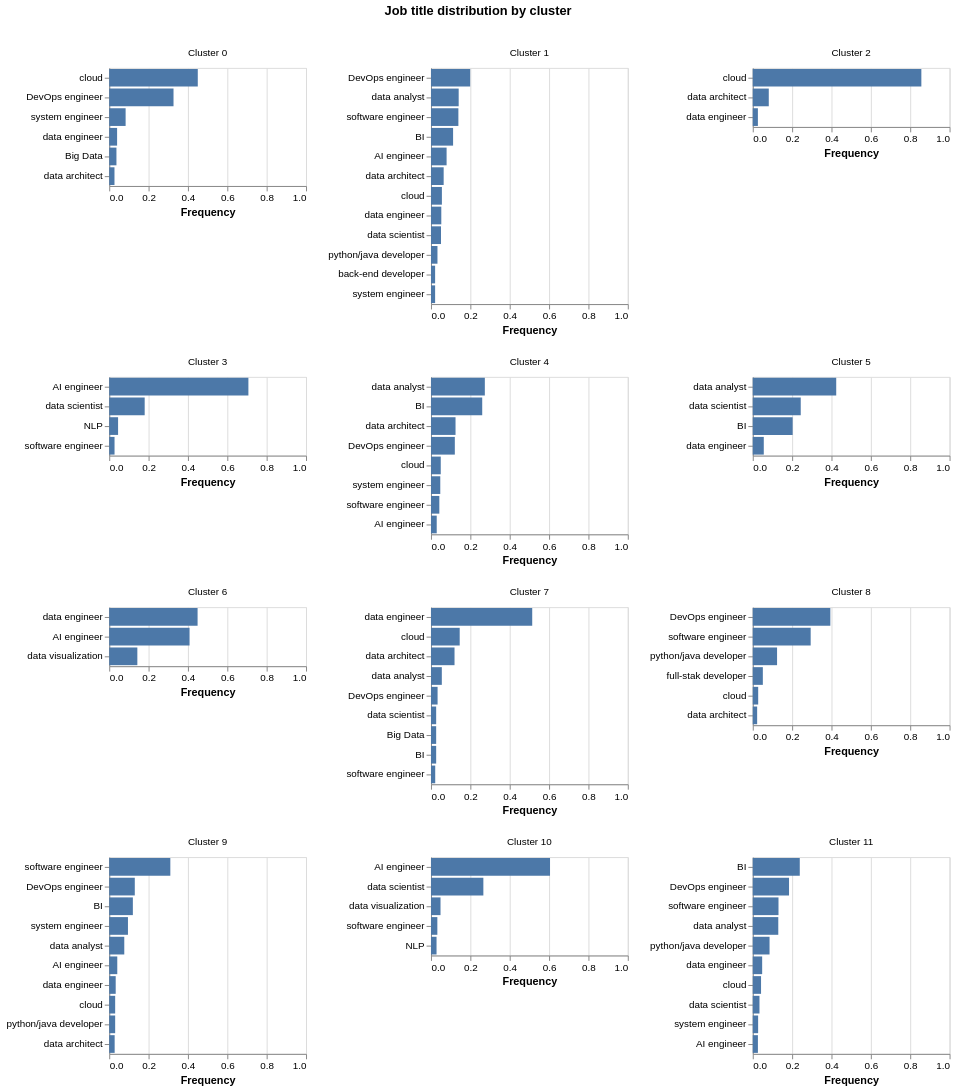

Vega-Lite specification stored for this chart:
### Vega-Lite specification from a JSON file in a GitHub repository (floating-point values rounded to 4 significant figures)
{"$schema": "https://vega.github.io/schema/vega-lite/v5.6.1.json", "config": {"legend": {"disable": true}, "view": {"continuousHeight": 300, "continuousWidth": 300}}, "data": {"name": "data-68e2f8843d42017a0a4de86bcb662795"}, "datasets": {"data-68e2f8843d42017a0a4de86bcb662795": [{"Job title": "Big Data", "freq": 11, "freq_rel": 0.0367, "label": 0, "nr cluster": "Cluster 0"}, {"Job title": "data engineer", "freq": 12, "freq_rel": 0.04, "label": 0, "nr cluster": "Cluster 0"}, {"Job title": "cloud", "freq": 135, "freq_rel": 0.45, "label": 0, "nr cluster": "Cluster 0"}, {"Job title": "DevOps engineer", "freq": 98, "freq_rel": 0.3267, "label": 0, "nr cluster": "Cluster 0"}, {"Job title": "system engineer", "freq": 25, "freq_rel": 0.0833, "label": 0, "nr cluster": "Cluster 0"}, {"Job title": "data architect", "freq": 8, "freq_rel": 0.0267, "label": 0, "nr cluster": "Cluster 0"}, {"Job title": "data analyst", "freq": 94, "freq_rel": 0.1407, "label": 1, "nr cluster": "Cluster 1"}, {"Job title": "BI", "freq": 75, "freq_rel": 0.1123, "label": 1, "nr cluster": "Cluster 1"}, {"Job title": "data scientist", "freq": 34, "freq_rel": 0.0509, "label": 1, "nr cluster": "Cluster 1"}, {"Job title": "data engineer", "freq": 35, "freq_rel": 0.0524, "label": 1, "nr cluster": "Cluster 1"}, {"Job title": "DevOps engineer", "freq": 133, "freq_rel": 0.1991, "label": 1, "nr cluster": "Cluster 1"}, {"Job title": "software engineer", "freq": 93, "freq_rel": 0.1392, "label": 1, "nr cluster": "Cluster 1"}, {"Job title": "back-end developer", "freq": 14, "freq_rel": 0.021, "label": 1, "nr cluster": "Cluster 1"}, {"Job title": "AI engineer", "freq": 53, "freq_rel": 0.0793, "label": 1, "nr cluster": "Cluster 1"}, {"Job title": "data architect", "freq": 43, "freq_rel": 0.0644, "label": 1, "nr cluster": "Cluster 1"}, {"Job title": "cloud", "freq": 37, "freq_rel": 0.0554, "label": 1, "nr cluster": "Cluster 1"}, {"Job title": "system engineer", "freq": 14, "freq_rel": 0.021, "label": 1, "nr cluster": "Cluster 1"}, {"Job title": "python/java developer", "freq": 22, "freq_rel": 0.0329, "label": 1, "nr cluster": "Cluster 1"}, {"Job title": "cloud", "freq": 263, "freq_rel": 0.8567, "label": 2, "nr cluster": "Cluster 2"}, {"Job title": "data architect", "freq": 25, "freq_rel": 0.0814, "label": 2, "nr cluster": "Cluster 2"}, {"Job title": "data engineer", "freq": 8, "freq_rel": 0.0261, "label": 2, "nr cluster": "Cluster 2"}, {"Job title": "AI engineer", "freq": 157, "freq_rel": 0.7072, "label": 3, "nr cluster": "Cluster 3"}, {"Job title": "data scientist", "freq": 40, "freq_rel": 0.1802, "label": 3, "nr cluster": "Cluster 3"}, {"Job title": "software engineer", "freq": 6, "freq_rel": 0.027, "label": 3, "nr cluster": "Cluster 3"}, {"Job title": "NLP", "freq": 10, "freq_rel": 0.045, "label": 3, "nr cluster": "Cluster 3"}, {"Job title": "data analyst", "freq": 226, "freq_rel": 0.2736, "label": 4, "nr cluster": "Cluster 4"}, {"Job title": "BI", "freq": 215, "freq_rel": 0.2603, "label": 4, "nr cluster": "Cluster 4"}, {"Job title": "cloud", "freq": 41, "freq_rel": 0.0496, "label": 4, "nr cluster": "Cluster 4"}, {"Job title": "AI engineer", "freq": 24, "freq_rel": 0.0291, "label": 4, "nr cluster": "Cluster 4"}, {"Job title": "DevOps engineer", "freq": 100, "freq_rel": 0.1211, "label": 4, "nr cluster": "Cluster 4"}, {"Job title": "data architect", "freq": 103, "freq_rel": 0.1247, "label": 4, "nr cluster": "Cluster 4"}, {"Job title": "system engineer", "freq": 39, "freq_rel": 0.0472, "label": 4, "nr cluster": "Cluster 4"}, {"Job title": "software engineer", "freq": 35, "freq_rel": 0.0424, "label": 4, "nr cluster": "Cluster 4"}, {"Job title": "data analyst", "freq": 341, "freq_rel": 0.4241, "label": 5, "nr cluster": "Cluster 5"}, {"Job title": "BI", "freq": 163, "freq_rel": 0.2027, "label": 5, "nr cluster": "Cluster 5"}, {"Job title": "data scientist", "freq": 196, "freq_rel": 0.2438, "label": 5, "nr cluster": "Cluster 5"}, {"Job title": "data engineer", "freq": 45, "freq_rel": 0.056, "label": 5, "nr cluster": "Cluster 5"}, {"Job title": "data engineer", "freq": 22, "freq_rel": 0.449, "label": 6, "nr cluster": "Cluster 6"}, {"Job title": "AI engineer", "freq": 20, "freq_rel": 0.4082, "label": 6, "nr cluster": "Cluster 6"}, {"Job title": "data visualization", "freq": 7, "freq_rel": 0.1429, "label": 6, "nr cluster": "Cluster 6"}, {"Job title": "data analyst", "freq": 23, "freq_rel": 0.055, "label": 7, "nr cluster": "Cluster 7"}, {"Job title": "data scientist", "freq": 11, "freq_rel": 0.0263, "label": 7, "nr cluster": "Cluster 7"}, {"Job title": "cloud", "freq": 61, "freq_rel": 0.1459, "label": 7, "nr cluster": "Cluster 7"}, {"Job title": "data engineer", "freq": 215, "freq_rel": 0.5144, "label": 7, "nr cluster": "Cluster 7"}, {"Job title": "Big Data", "freq": 11, "freq_rel": 0.0263, "label": 7, "nr cluster": "Cluster 7"}, {"Job title": "data architect", "freq": 50, "freq_rel": 0.1196, "label": 7, "nr cluster": "Cluster 7"}, {"Job title": "BI", "freq": 11, "freq_rel": 0.0263, "label": 7, "nr cluster": "Cluster 7"}, {"Job title": "software engineer", "freq": 9, "freq_rel": 0.0215, "label": 7, "nr cluster": "Cluster 7"}, {"Job title": "DevOps engineer", "freq": 14, "freq_rel": 0.0335, "label": 7, "nr cluster": "Cluster 7"}, {"Job title": "DevOps engineer", "freq": 300, "freq_rel": 0.3942, "label": 8, "nr cluster": "Cluster 8"}, {"Job title": "software engineer", "freq": 224, "freq_rel": 0.2943, "label": 8, "nr cluster": "Cluster 8"}, {"Job title": "python/java developer", "freq": 94, "freq_rel": 0.1235, "label": 8, "nr cluster": "Cluster 8"}, {"Job title": "cloud", "freq": 21, "freq_rel": 0.0276, "label": 8, "nr cluster": "Cluster 8"}, {"Job title": "full-stak developer", "freq": 39, "freq_rel": 0.0512, "label": 8, "nr cluster": "Cluster 8"}, {"Job title": "data architect", "freq": 17, "freq_rel": 0.0223, "label": 8, "nr cluster": "Cluster 8"}, {"Job title": "data analyst", "freq": 86, "freq_rel": 0.0765, "label": 9, "nr cluster": "Cluster 9"}, {"Job title": "data engineer", "freq": 37, "freq_rel": 0.0329, "label": 9, "nr cluster": "Cluster 9"}, {"Job title": "cloud", "freq": 34, "freq_rel": 0.0302, "label": 9, "nr cluster": "Cluster 9"}, {"Job title": "DevOps engineer", "freq": 146, "freq_rel": 0.1299, "label": 9, "nr cluster": "Cluster 9"}, {"Job title": "system engineer", "freq": 107, "freq_rel": 0.0952, "label": 9, "nr cluster": "Cluster 9"}, {"Job title": "AI engineer", "freq": 46, "freq_rel": 0.0409, "label": 9, "nr cluster": "Cluster 9"}, {"Job title": "software engineer", "freq": 349, "freq_rel": 0.3105, "label": 9, "nr cluster": "Cluster 9"}, {"Job title": "BI", "freq": 135, "freq_rel": 0.1201, "label": 9, "nr cluster": "Cluster 9"}, {"Job title": "python/java developer", "freq": 34, "freq_rel": 0.0302, "label": 9, "nr cluster": "Cluster 9"}, {"Job title": "data architect", "freq": 31, "freq_rel": 0.0276, "label": 9, "nr cluster": "Cluster 9"}, {"Job title": "data scientist", "freq": 66, "freq_rel": 0.2661, "label": 10, "nr cluster": "Cluster 10"}, {"Job title": "AI engineer", "freq": 150, "freq_rel": 0.6048, "label": 10, "nr cluster": "Cluster 10"}, {"Job title": "data visualization", "freq": 12, "freq_rel": 0.0484, "label": 10, "nr cluster": "Cluster 10"}, {"Job title": "software engineer", "freq": 8, "freq_rel": 0.0323, "label": 10, "nr cluster": "Cluster 10"}, {"Job title": "NLP", "freq": 7, "freq_rel": 0.0282, "label": 10, "nr cluster": "Cluster 10"}, {"Job title": "data analyst", "freq": 114, "freq_rel": 0.1297, "label": 11, "nr cluster": "Cluster 11"}, {"Job title": "data scientist", "freq": 30, "freq_rel": 0.0341, "label": 11, "nr cluster": "Cluster 11"}, {"Job title": "data engineer", "freq": 42, "freq_rel": 0.0478, "label": 11, "nr cluster": "Cluster 11"}, {"Job title": "BI", "freq": 210, "freq_rel": 0.2389, "label": 11, "nr cluster": "Cluster 11"}, {"Job title": "AI engineer", "freq": 23, "freq_rel": 0.0262, "label": 11, "nr cluster": "Cluster 11"}, {"Job title": "python/java developer", "freq": 75, "freq_rel": 0.0853, "label": 11, "nr cluster": "Cluster 11"}, {"Job title": "DevOps engineer", "freq": 162, "freq_rel": 0.1843, "label": 11, "nr cluster": "Cluster 11"}, {"Job title": "software engineer", "freq": 115, "freq_rel": 0.1308, "label": 11, "nr cluster": "Cluster 11"}, {"Job title": "system engineer", "freq": 24, "freq_rel": 0.0273, "label": 11, "nr cluster": "Cluster 11"}, {"Job title": "cloud", "freq": 37, "freq_rel": 0.0421, "label": 11, "nr cluster": "Cluster 11"}]}, "encoding": {"facet": {"align": "each", "columns": 3, "field": "nr cluster", "sort": {"field": "label"}, "spacing": 20, "title": null, "type": "nominal"}, "tooltip": [{"field": "Job title", "title": "Job title", "type": "nominal"}, {"field": "freq_rel", "format": ".2%", "title": "Percentage", "type": "quantitative"}], "x": {"field": "freq_rel", "scale": {"domain": [0, 1]}, "title": "Frequency", "type": "quantitative"}, "y": {"axis": {"labelAngle": 0}, "field": "Job title", "sort": {"field": "freq_rel", "order": "descending"}, "title": null, "type": "nominal"}}, "mark": {"tooltip": true, "type": "bar"}, "resolve": {"scale": {"x": "independent", "y": "independent"}}, "title": {"anchor": "middle", "offset": 30, "text": "Job title distribution by cluster"}, "width": 200}
